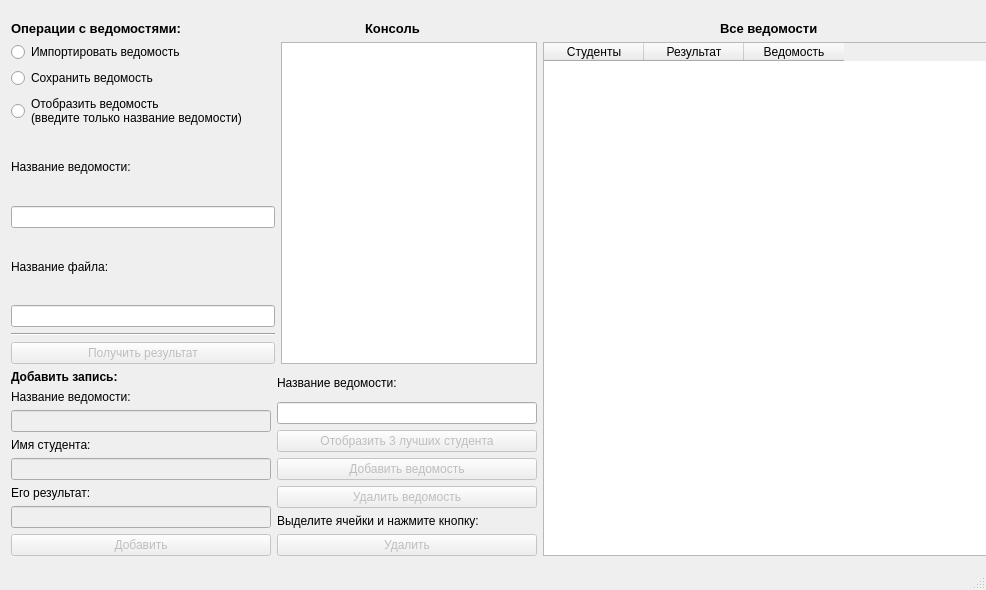
<?xml version="1.0" encoding="UTF-8"?>
<ui version="4.0">
 <class>MainWindow</class>
 <widget class="QMainWindow" name="MainWindow">
  <property name="geometry">
   <rect>
    <x>0</x>
    <y>0</y>
    <width>986</width>
    <height>590</height>
   </rect>
  </property>
  <property name="minimumSize">
   <size>
    <width>986</width>
    <height>590</height>
   </size>
  </property>
  <property name="windowTitle">
   <string>MainWindow</string>
  </property>
  <widget class="QWidget" name="centralwidget">
   <widget class="QWidget" name="layoutWidget">
    <property name="geometry">
     <rect>
      <x>11</x>
      <y>21</y>
      <width>1057</width>
      <height>535</height>
     </rect>
    </property>
    <layout class="QVBoxLayout" name="verticalLayout_6">
     <item>
      <layout class="QHBoxLayout" name="horizontalLayout_2">
       <item>
        <widget class="QLabel" name="label_3">
         <property name="font">
          <font>
           <family>Arial</family>
           <pointsize>10</pointsize>
           <weight>75</weight>
           <bold>true</bold>
          </font>
         </property>
         <property name="text">
          <string>Операции с ведомостями:</string>
         </property>
        </widget>
       </item>
       <item>
        <widget class="QLabel" name="label_2">
         <property name="font">
          <font>
           <family>Arial</family>
           <pointsize>10</pointsize>
           <weight>75</weight>
           <bold>true</bold>
          </font>
         </property>
         <property name="text">
          <string>Консоль</string>
         </property>
        </widget>
       </item>
       <item>
        <widget class="QLabel" name="label">
         <property name="font">
          <font>
           <family>Arial</family>
           <pointsize>10</pointsize>
           <weight>75</weight>
           <bold>true</bold>
          </font>
         </property>
         <property name="text">
          <string>Все ведомости</string>
         </property>
        </widget>
       </item>
      </layout>
     </item>
     <item>
      <layout class="QHBoxLayout" name="horizontalLayout_4">
       <item>
        <layout class="QVBoxLayout" name="verticalLayout_5">
         <item>
          <layout class="QHBoxLayout" name="horizontalLayout">
           <item>
            <layout class="QVBoxLayout" name="verticalLayout">
             <item>
              <widget class="QRadioButton" name="radioButton_import">
               <property name="font">
                <font>
                 <family>Arial</family>
                 <pointsize>9</pointsize>
                </font>
               </property>
               <property name="text">
                <string>Импортировать ведомость</string>
               </property>
              </widget>
             </item>
             <item>
              <widget class="QRadioButton" name="radioButton_save">
               <property name="font">
                <font>
                 <family>Arial</family>
                 <pointsize>9</pointsize>
                </font>
               </property>
               <property name="text">
                <string>Сохранить ведомость</string>
               </property>
              </widget>
             </item>
             <item>
              <widget class="QRadioButton" name="radioButton_show">
               <property name="font">
                <font>
                 <family>Arial</family>
                 <pointsize>9</pointsize>
                </font>
               </property>
               <property name="text">
                <string>Отобразить ведомость
(введите только название ведомости)</string>
               </property>
              </widget>
             </item>
             <item>
              <layout class="QVBoxLayout" name="verticalLayout_3">
               <item>
                <widget class="QLabel" name="label_4">
                 <property name="font">
                  <font>
                   <family>Arial</family>
                   <pointsize>9</pointsize>
                  </font>
                 </property>
                 <property name="text">
                  <string>Название ведомости:</string>
                 </property>
                </widget>
               </item>
               <item>
                <widget class="QLineEdit" name="lineEdit_name_map"/>
               </item>
               <item>
                <widget class="QLabel" name="label_5">
                 <property name="font">
                  <font>
                   <family>Arial</family>
                   <pointsize>9</pointsize>
                  </font>
                 </property>
                 <property name="text">
                  <string>Название файла:</string>
                 </property>
                </widget>
               </item>
               <item>
                <widget class="QLineEdit" name="lineEdit_name_file"/>
               </item>
              </layout>
             </item>
             <item>
              <widget class="Line" name="line_2">
               <property name="orientation">
                <enum>Qt::Horizontal</enum>
               </property>
              </widget>
             </item>
             <item>
              <widget class="QPushButton" name="pushButton_result">
               <property name="enabled">
                <bool>false</bool>
               </property>
               <property name="text">
                <string>Получить результат</string>
               </property>
               <property name="checkable">
                <bool>false</bool>
               </property>
               <property name="autoRepeat">
                <bool>false</bool>
               </property>
              </widget>
             </item>
            </layout>
           </item>
           <item>
            <widget class="QTextBrowser" name="textBrowser_console">
             <property name="minimumSize">
              <size>
               <width>256</width>
               <height>273</height>
              </size>
             </property>
             <property name="maximumSize">
              <size>
               <width>256</width>
               <height>16777215</height>
              </size>
             </property>
            </widget>
           </item>
          </layout>
         </item>
         <item>
          <layout class="QHBoxLayout" name="horizontalLayout_3">
           <item>
            <layout class="QVBoxLayout" name="add_layout">
             <item>
              <widget class="QLabel" name="label_6">
               <property name="font">
                <font>
                 <family>Arial</family>
                 <pointsize>9</pointsize>
                 <weight>75</weight>
                 <bold>true</bold>
                </font>
               </property>
               <property name="text">
                <string>Добавить запись:</string>
               </property>
              </widget>
             </item>
             <item>
              <widget class="QLabel" name="label_11">
               <property name="font">
                <font>
                 <family>Arial</family>
                 <pointsize>9</pointsize>
                </font>
               </property>
               <property name="text">
                <string>Название ведомости:</string>
               </property>
              </widget>
             </item>
             <item>
              <widget class="QLineEdit" name="lineEdit_name_map_add">
               <property name="enabled">
                <bool>false</bool>
               </property>
              </widget>
             </item>
             <item>
              <widget class="QLabel" name="label_7">
               <property name="font">
                <font>
                 <family>Arial</family>
                 <pointsize>9</pointsize>
                </font>
               </property>
               <property name="text">
                <string>Имя студента:</string>
               </property>
              </widget>
             </item>
             <item>
              <widget class="QLineEdit" name="lineEdit_student">
               <property name="enabled">
                <bool>false</bool>
               </property>
              </widget>
             </item>
             <item>
              <widget class="QLabel" name="label_8">
               <property name="font">
                <font>
                 <family>Arial</family>
                 <pointsize>9</pointsize>
                </font>
               </property>
               <property name="text">
                <string>Его результат:</string>
               </property>
              </widget>
             </item>
             <item>
              <widget class="QLineEdit" name="lineEdit_value">
               <property name="enabled">
                <bool>false</bool>
               </property>
              </widget>
             </item>
             <item>
              <widget class="QPushButton" name="pushButton_add">
               <property name="enabled">
                <bool>false</bool>
               </property>
               <property name="text">
                <string>Добавить</string>
               </property>
              </widget>
             </item>
            </layout>
           </item>
           <item>
            <layout class="QVBoxLayout" name="verticalLayout_4">
             <item>
              <layout class="QVBoxLayout" name="best_3_layout">
               <item>
                <widget class="QLabel" name="label_13">
                 <property name="font">
                  <font>
                   <family>Arial</family>
                   <pointsize>9</pointsize>
                  </font>
                 </property>
                 <property name="text">
                  <string>Название ведомости:</string>
                 </property>
                </widget>
               </item>
               <item>
                <widget class="QLineEdit" name="lineEdit_name_map_best">
                 <property name="enabled">
                  <bool>true</bool>
                 </property>
                </widget>
               </item>
               <item>
                <widget class="QPushButton" name="pushButton_result_best">
                 <property name="enabled">
                  <bool>false</bool>
                 </property>
                 <property name="text">
                  <string>Отобразить 3 лучших студента</string>
                 </property>
                </widget>
               </item>
              </layout>
             </item>
             <item>
              <layout class="QVBoxLayout" name="verticalLayout_2">
               <item>
                <widget class="QPushButton" name="pushButton_add_map">
                 <property name="enabled">
                  <bool>false</bool>
                 </property>
                 <property name="text">
                  <string>Добавить ведомость</string>
                 </property>
                </widget>
               </item>
               <item>
                <widget class="QPushButton" name="pushButton_delete_map">
                 <property name="enabled">
                  <bool>false</bool>
                 </property>
                 <property name="text">
                  <string>Удалить ведомость</string>
                 </property>
                </widget>
               </item>
               <item>
                <widget class="QLabel" name="label_9">
                 <property name="font">
                  <font>
                   <family>Arial</family>
                   <pointsize>9</pointsize>
                  </font>
                 </property>
                 <property name="text">
                  <string>Выделите ячейки и нажмите кнопку:</string>
                 </property>
                </widget>
               </item>
               <item>
                <widget class="QPushButton" name="pushButton_delete">
                 <property name="enabled">
                  <bool>false</bool>
                 </property>
                 <property name="text">
                  <string>Удалить</string>
                 </property>
                </widget>
               </item>
              </layout>
             </item>
            </layout>
           </item>
          </layout>
         </item>
        </layout>
       </item>
       <item>
        <widget class="QTableWidget" name="tableWidget">
         <property name="minimumSize">
          <size>
           <width>395</width>
           <height>501</height>
          </size>
         </property>
         <property name="autoFillBackground">
          <bool>true</bool>
         </property>
         <property name="lineWidth">
          <number>1</number>
         </property>
         <property name="midLineWidth">
          <number>0</number>
         </property>
         <property name="alternatingRowColors">
          <bool>false</bool>
         </property>
         <property name="sortingEnabled">
          <bool>true</bool>
         </property>
         <column>
          <property name="text">
           <string>Студенты</string>
          </property>
         </column>
         <column>
          <property name="text">
           <string>Результат</string>
          </property>
         </column>
         <column>
          <property name="text">
           <string>Ведомость</string>
          </property>
          <property name="toolTip">
           <string notr="true"/>
          </property>
         </column>
        </widget>
       </item>
      </layout>
     </item>
    </layout>
   </widget>
  </widget>
  <widget class="QStatusBar" name="statusbar"/>
 </widget>
 <resources/>
 <connections/>
</ui>
